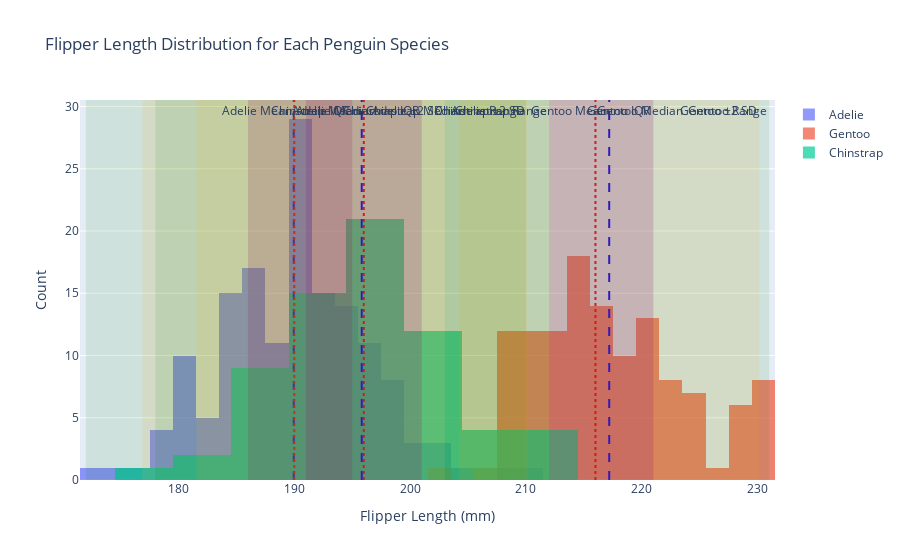

Source (notebook cell):
### Markdown cell above
**1**

### Code cell
import pandas as pd
import plotly.graph_objects as go

# Load the penguins dataset
url = "https://raw.githubusercontent.com/allisonhorst/palmerpenguins/master/inst/extdata/penguins.csv"
df = pd.read_csv(url)

# Drop rows with missing flipper_length_mm
df = df.dropna(subset=['flipper_length_mm'])

# Function to add location and scale annotations
def add_annotations(fig, species_data, species_name):
    # Calculate statistical values
    mean = species_data['flipper_length_mm'].mean()
    median = species_data['flipper_length_mm'].median()
    std = species_data['flipper_length_mm'].std()
    q1 = species_data['flipper_length_mm'].quantile(0.25)
    q3 = species_data['flipper_length_mm'].quantile(0.75)
    min_val = species_data['flipper_length_mm'].min()
    max_val = species_data['flipper_length_mm'].max()

    # Add vertical lines for mean and median
    fig.add_vline(x=mean, line=dict(color='blue', dash='dash'), annotation_text=f'{species_name} Mean', annotation_position="top left")
    fig.add_vline(x=median, line=dict(color='red', dash='dot'), annotation_text=f'{species_name} Median', annotation_position="top right")

    # Add vertical rectangles for the ranges
    # 1. Overall range
    fig.add_vrect(x0=min_val, x1=max_val, fillcolor='green', opacity=0.1, line_width=0, 
                  annotation_text=f"{species_name} Range")
    # 2. Interquartile range (IQR)
    fig.add_vrect(x0=q1, x1=q3, fillcolor='purple', opacity=0.2, line_width=0, 
                  annotation_text=f"{species_name} IQR")
    # 3. Range within two standard deviations from the mean
    fig.add_vrect(x0=mean - 2*std, x1=mean + 2*std, fillcolor='orange', opacity=0.1, line_width=0, 
                  annotation_text=f"{species_name} ±2 SD")

# Create histograms for each species
fig = go.Figure()
species_list = df['species'].unique()

for species in species_list:
    species_data = df[df['species'] == species]
    fig.add_trace(go.Histogram(x=species_data['flipper_length_mm'], name=species, opacity=0.7))

    # Add annotations for location and scale
    add_annotations(fig, species_data, species)

# Update layout
fig.update_layout(
    title='Flipper Length Distribution for Each Penguin Species',
    xaxis_title='Flipper Length (mm)',
    yaxis_title='Count',
    barmode='overlay'
)

# Show the plot
fig.show()

### Figure 1 — Plotly figure (JSON) as saved in the notebook; plotly's stock layout.template omitted (floating-point values rounded to 4 significant figures; data arrays with more than 128 entries replaced by an {"elided": "..."} marker saying what was removed)
{"data": [{"name": "Adelie", "opacity": 0.7, "type": "histogram", "x": {"elided": "151 int values"}}, {"name": "Gentoo", "opacity": 0.7, "type": "histogram", "x": [211, 230, 210, 218, 215, 210, 211, 219, 209, 215, 214, 216, 214, 213, 210, 217, 210, 221, 209, 222, 218, 215, 213, 215, 215, 215, 216, 215, 210, 220, 222, 209, 207, 230, 220, 220, 213, 219, 208, 208, 208, 225, 210, 216, 222, 217, 210, 225, 213, 215, 210, 220, 210, 225, 217, 220, 208, 220, 208, 224, 208, 221, 214, 231, 219, 230, 214, 229, 220, 223, 216, 221, 221, 217, 216, 230, 209, 220, 215, 223, 212, 221, 212, 224, 212, 228, 218, 218, 212, 230, 218, 228, 212, 224, 214, 226, 216, 222, 203, 225, 219, 228, 215, 228, 216, 215, 210, 219, 208, 209, 216, 229, 213, 230, 217, 230, 217, 222, 214, 215, 222, 212, 213]}, {"name": "Chinstrap", "opacity": 0.7, "type": "histogram", "x": [192, 196, 193, 188, 197, 198, 178, 197, 195, 198, 193, 194, 185, 201, 190, 201, 197, 181, 190, 195, 181, 191, 187, 193, 195, 197, 200, 200, 191, 205, 187, 201, 187, 203, 195, 199, 195, 210, 192, 205, 210, 187, 196, 196, 196, 201, 190, 212, 187, 198, 199, 201, 193, 203, 187, 197, 191, 203, 202, 194, 206, 189, 195, 207, 202, 193, 210, 198]}], "layout": {"annotations": [{"showarrow": false, "text": "Adelie Mean", "x": 190.0, "xanchor": "right", "xref": "x", "y": 1, "yanchor": "top", "yref": "y domain"}, {"showarrow": false, "text": "Adelie Median", "x": 190, "xanchor": "left", "xref": "x", "y": 1, "yanchor": "top", "yref": "y domain"}, {"showarrow": false, "text": "Adelie Range", "x": 210, "xanchor": "right", "xref": "x", "y": 1, "yanchor": "top", "yref": "y domain"}, {"showarrow": false, "text": "Adelie IQR", "x": 195, "xanchor": "right", "xref": "x", "y": 1, "yanchor": "top", "yref": "y domain"}, {"showarrow": false, "text": "Adelie ±2 SD", "x": 203.0, "xanchor": "right", "xref": "x", "y": 1, "yanchor": "top", "yref": "y domain"}, {"showarrow": false, "text": "Gentoo Mean", "x": 217.2, "xanchor": "right", "xref": "x", "y": 1, "yanchor": "top", "yref": "y domain"}, {"showarrow": false, "text": "Gentoo Median", "x": 216, "xanchor": "left", "xref": "x", "y": 1, "yanchor": "top", "yref": "y domain"}, {"showarrow": false, "text": "Gentoo Range", "x": 231, "xanchor": "right", "xref": "x", "y": 1, "yanchor": "top", "yref": "y domain"}, {"showarrow": false, "text": "Gentoo IQR", "x": 221, "xanchor": "right", "xref": "x", "y": 1, "yanchor": "top", "yref": "y domain"}, {"showarrow": false, "text": "Gentoo ±2 SD", "x": 230.2, "xanchor": "right", "xref": "x", "y": 1, "yanchor": "top", "yref": "y domain"}, {"showarrow": false, "text": "Chinstrap Mean", "x": 195.8, "xanchor": "right", "xref": "x", "y": 1, "yanchor": "top", "yref": "y domain"}, {"showarrow": false, "text": "Chinstrap Median", "x": 196, "xanchor": "left", "xref": "x", "y": 1, "yanchor": "top", "yref": "y domain"}, {"showarrow": false, "text": "Chinstrap Range", "x": 212, "xanchor": "right", "xref": "x", "y": 1, "yanchor": "top", "yref": "y domain"}, {"showarrow": false, "text": "Chinstrap IQR", "x": 201, "xanchor": "right", "xref": "x", "y": 1, "yanchor": "top", "yref": "y domain"}, {"showarrow": false, "text": "Chinstrap ±2 SD", "x": 210.1, "xanchor": "right", "xref": "x", "y": 1, "yanchor": "top", "yref": "y domain"}], "barmode": "overlay", "shapes": [{"line": {"color": "blue", "dash": "dash"}, "type": "line", "x0": 190.0, "x1": 190.0, "xref": "x", "y0": 0, "y1": 1, "yref": "y domain"}, {"line": {"color": "red", "dash": "dot"}, "type": "line", "x0": 190, "x1": 190, "xref": "x", "y0": 0, "y1": 1, "yref": "y domain"}, {"fillcolor": "green", "line": {"width": 0}, "opacity": 0.1, "type": "rect", "x0": 172, "x1": 210, "xref": "x", "y0": 0, "y1": 1, "yref": "y domain"}, {"fillcolor": "purple", "line": {"width": 0}, "opacity": 0.2, "type": "rect", "x0": 186, "x1": 195, "xref": "x", "y0": 0, "y1": 1, "yref": "y domain"}, {"fillcolor": "orange", "line": {"width": 0}, "opacity": 0.1, "type": "rect", "x0": 176.9, "x1": 203.0, "xref": "x", "y0": 0, "y1": 1, "yref": "y domain"}, {"line": {"color": "blue", "dash": "dash"}, "type": "line", "x0": 217.2, "x1": 217.2, "xref": "x", "y0": 0, "y1": 1, "yref": "y domain"}, {"line": {"color": "red", "dash": "dot"}, "type": "line", "x0": 216, "x1": 216, "xref": "x", "y0": 0, "y1": 1, "yref": "y domain"}, {"fillcolor": "green", "line": {"width": 0}, "opacity": 0.1, "type": "rect", "x0": 203, "x1": 231, "xref": "x", "y0": 0, "y1": 1, "yref": "y domain"}, {"fillcolor": "purple", "line": {"width": 0}, "opacity": 0.2, "type": "rect", "x0": 212, "x1": 221, "xref": "x", "y0": 0, "y1": 1, "yref": "y domain"}, {"fillcolor": "orange", "line": {"width": 0}, "opacity": 0.1, "type": "rect", "x0": 204.2, "x1": 230.2, "xref": "x", "y0": 0, "y1": 1, "yref": "y domain"}, {"line": {"color": "blue", "dash": "dash"}, "type": "line", "x0": 195.8, "x1": 195.8, "xref": "x", "y0": 0, "y1": 1, "yref": "y domain"}, {"line": {"color": "red", "dash": "dot"}, "type": "line", "x0": 196, "x1": 196, "xref": "x", "y0": 0, "y1": 1, "yref": "y domain"}, {"fillcolor": "green", "line": {"width": 0}, "opacity": 0.1, "type": "rect", "x0": 178, "x1": 212, "xref": "x", "y0": 0, "y1": 1, "yref": "y domain"}, {"fillcolor": "purple", "line": {"width": 0}, "opacity": 0.2, "type": "rect", "x0": 191, "x1": 201, "xref": "x", "y0": 0, "y1": 1, "yref": "y domain"}, {"fillcolor": "orange", "line": {"width": 0}, "opacity": 0.1, "type": "rect", "x0": 181.6, "x1": 210.1, "xref": "x", "y0": 0, "y1": 1, "yref": "y domain"}], "title": {"text": "Flipper Length Distribution for Each Penguin Species"}, "xaxis": {"title": {"text": "Flipper Length (mm)"}}, "yaxis": {"title": {"text": "Count"}}}}
